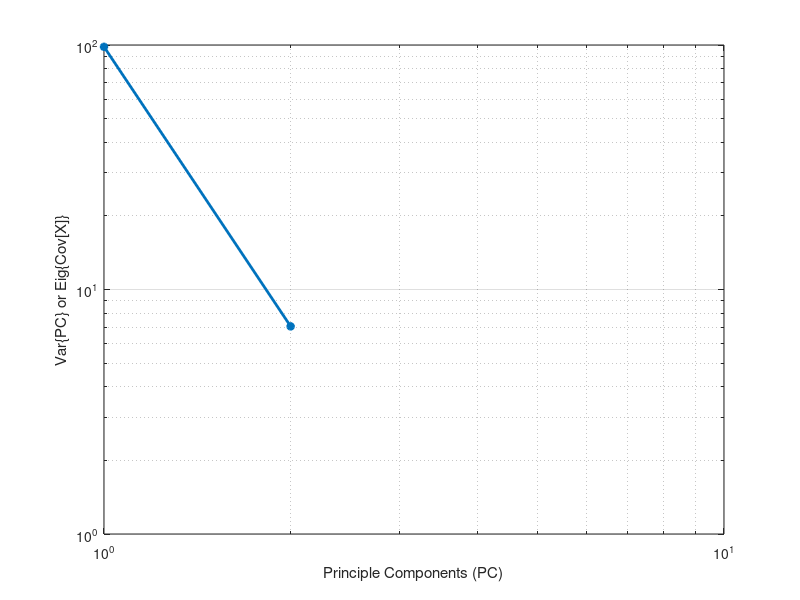

Source code (MATLAB):
clc;

%% Define constants

% Number of samples
N = 20;
% Rotation angle
rt = 5;

% Image size
r = 50;
c = 50;

% Image noise parameters
M = 0; %Mean
V = 5; %Variance

%% Create test images

I = zeros(r,c);
I(15:end-15,15:end-15) = 1;
% Add gaussian noise
I = imnoise(I,'gaussian',0,5); % Reference

I_r = imrotate(I, rt, 'bilinear', 'crop');
% Add gaussian noise
I_r = imnoise(I_r,'gaussian',0,5); % 

A = repmat(I,1,1,N);

A(:,:,10) = I_r;

%% Apply PCA

X = reshape(A, r*c, N);

[COEFF,SCORE,LATENT] = pca(X);

%% Plot Eigen values of Covariance matrix

loglog(LATENT, '*-', 'LineWidth', 2)
xlabel('Principle Components (PC)');
ylabel('Var\{PC\} or Eig\{Cov[X]\}');
grid on
grid minor
